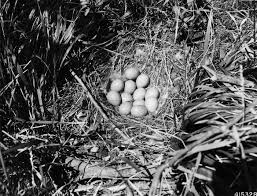
%> input picture ex 2.jpg, 257 x 196 px
$ octave ex2.m   (GNU Octave 9; MATLAB toolbox functions it lacks are replaced by stand-ins)
%> lines starting %> are read from the running program, lines starting %| are printed output that depends on the picture
A=imread('ex 2.jpg');
%> A is the input picture: size 196x257x3 uint8; min 0, max 253, mean 87
B=rgb2gray(A);
subplot(2,2,1);
imshow(B);
title('Original Image');

%sampling

S1=imresize(B,[480 640]/4);
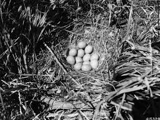
%> S1: size 120x160 uint8; min 0, max 246, mean 87
subplot(2,2,2);
imshow(S1);
title('Sampled by 2');

S3=imresize(B,[480 640]/8);
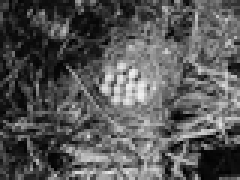
%> S3: size 60x80 uint8 (shown 3 times larger); min 0, max 239, mean 87
subplot(2,2,3);
imshow(S3);
title('Sampled by 8');

%> (the run ends here)
